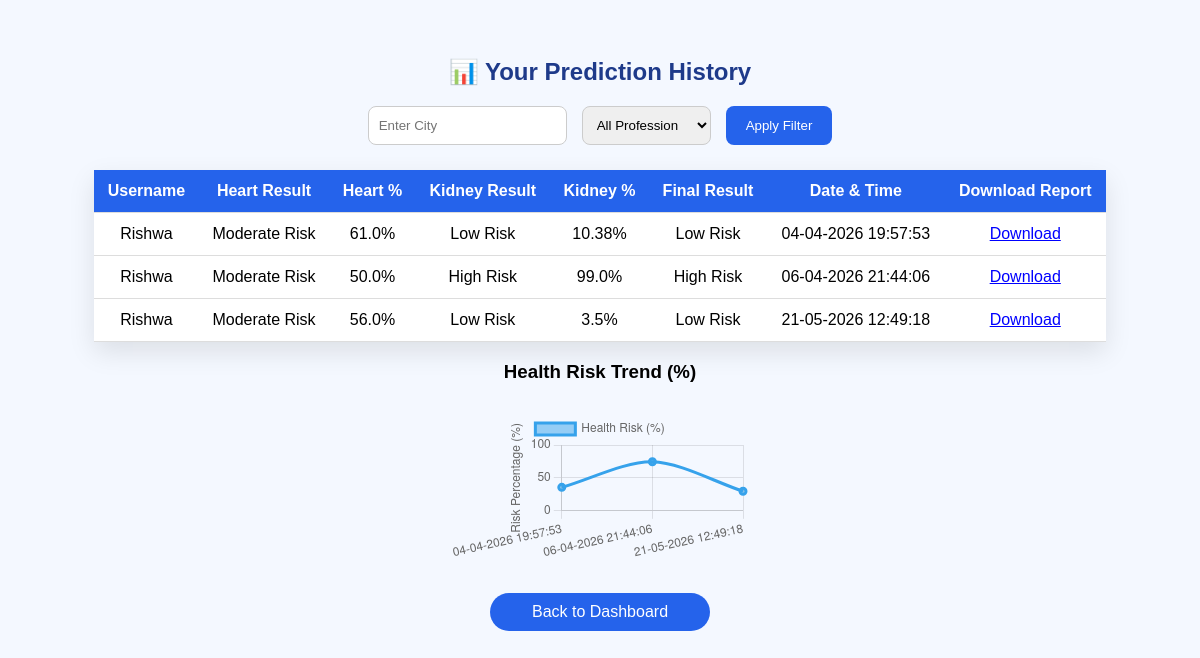
Screenshot of /history (signed in) with the database file from the repository.
### tables this page shows
CREATE TABLE predictions(
        id INTEGER PRIMARY KEY AUTOINCREMENT,
        username TEXT,
        heart_result TEXT,
        kidney_result TEXT,
        final_result TEXT,
        heart_percent REAL,
        kidney_percent REAL,
        created_at TEXT
    );

### app.py (the view)
@app.route("/history")
def history():
    if "user" not in session:
        return redirect("/")
    conn = sqlite3.connect("health.db")
    cur = conn.cursor()
    city_filter = request.args.get("city")
    profession_filter = request.args.get("profession")
    query = """
    SELECT p.id, p.username, p.heart_result, p.kidney_result, p.final_result,
           p.created_at, p.heart_percent, p.kidney_percent,
           u.city, u.profession
    FROM predictions p
    JOIN users u ON p.username = u.username
    WHERE p.username=?
    """
    params = [session["user"]]
    if city_filter:
        query += " AND u.city=?"
        params.append(city_filter)
    if profession_filter:
        query += " AND u.profession=?"
        params.append(profession_filter)
    cur.execute(query, tuple(params))
    data = cur.fetchall()
    conn.close()
    graph_data = []
    for row in data:
        date = row[5]
        heart_p = row[6] if row[6] else 0
        kidney_p = row[7] if row[7] else 0
        avg = (heart_p + kidney_p) / 2
        graph_data.append({
            "date": date,
            "value": avg
        })
    return render_template("history.html", data=data, graph_data=graph_data)

### templates/history.html (shortened to what this page needs)
<!DOCTYPE html>
<html>
<head>
</head>
<body>
<h2>📊 Your Prediction History</h2>
{% if data|length == 0 %}
<h3 style="text-align:center; color:#555;">No prediction history available</h3>
{% else %}
<form method="get" style="display:flex; justify-content:center; gap:15px; margin-bottom:25px; flex-wrap:wrap;">
<input type="text" name="city" placeholder="Enter City"
style="padding:10px; border-radius:8px; border:1px solid #ccc;">
<select name="profession"
style="padding:10px; border-radius:8px; border:1px solid #ccc;">
    <option value="">All Profession</option>
</select>
<button type="submit"
style="background:#2563EB; color:white; padding:10px 20px; border:none; border-radius:8px; cursor:pointer;">
    Apply Filter
</button>
</form>
<table>
<tr>
    <th>Username</th>
    <th>Heart Result</th>
    <th>Heart %</th>
    <th>Kidney Result</th>
    <th>Kidney %</th>
    <th>Final Result</th>
    <th>Date & Time</th>
    <th>Download Report</th>
</tr>
{% for row in data %}
<tr>
    <td>{{ row[1] }}</td>
    <td>{{ row[2] }}</td>
    <td>{{ row[6] }}%</td>
    <td>{{ row[3] }}</td>
    <td>{{ row[7] }}%</td>
    <td>{{ row[4] }}</td>
    <td>{{ row[5] }}</td>
    <td>
        <a href="/download_report/{{ row[0] }}" style="color:blue;">
            Download
        </a>
    </td>
</tr>
{% endfor %}
</table>
<h3 style="text-align:center;">Health Risk Trend (%)</h3>
<canvas id="myChart"></canvas>
<script>
const graphData = {{ graph_data | tojson }};
// X-axis → Date
const labels = graphData.map(item => item.date);
// Y-axis → REAL %
const values = graphData.map(item => item.value);
const ctx = document.getElementById('myChart').getContext('2d');
new Chart(ctx, {
    type: 'line',
    data: {
        labels: labels,
        datasets: [{
            label: 'Health Risk (%)',
            data: values,
            borderWidth: 3,
            tension: 0.3,
            fill: false
        }]
    },
    options: {
        scales: {
            y: {
                beginAtZero: true,
                max: 100,
                title: {
                    display: true,
                    text: 'Risk Percentage (%)'
                }
            }
        }
    }
});
</script>
{% endif %}
<a href="/dashboard" class="btn">Back to Dashboard</a>
</body>
</html>

### templates/history.html (style rules this page uses)
body { font-family:Arial; background:#f4f8ff; padding:30px; }
h2 { text-align:center; color:#1E3A8A; }
canvas { display:block; margin:30px auto; max-width:800px; }
table { width:90%; margin:auto; border-collapse:collapse; background:white; box-shadow:0 10px 25px rgba(0,0,0,0.1); }
th, td { padding:12px; text-align:center; border-bottom:1px solid #ddd; }
th { background:#2563EB; color:white; }
.btn { display:block; width:200px; margin:20px auto; padding:10px; text-align:center; background:#2563EB; color:white; text-decoration:none; border-radius:20px; }

### rows the page displays
predictions: username "Rishwa", heart_result "Moderate Risk", heart_percent "61.0", kidney_result "Low Risk", kidney_percent "10.38", final_result "Low Risk", created_at "04-04-2026 19:57:53"
predictions: username "Rishwa", heart_result "Moderate Risk", heart_percent "50.0", kidney_result "High Risk", kidney_percent "99.0", final_result "High Risk", created_at "06-04-2026 21:44:06"
predictions: username "Rishwa", heart_result "Moderate Risk", heart_percent "56.0", kidney_result "Low Risk", kidney_percent "3.5", final_result "Low Risk", created_at "21-05-2026 12:49:18"
